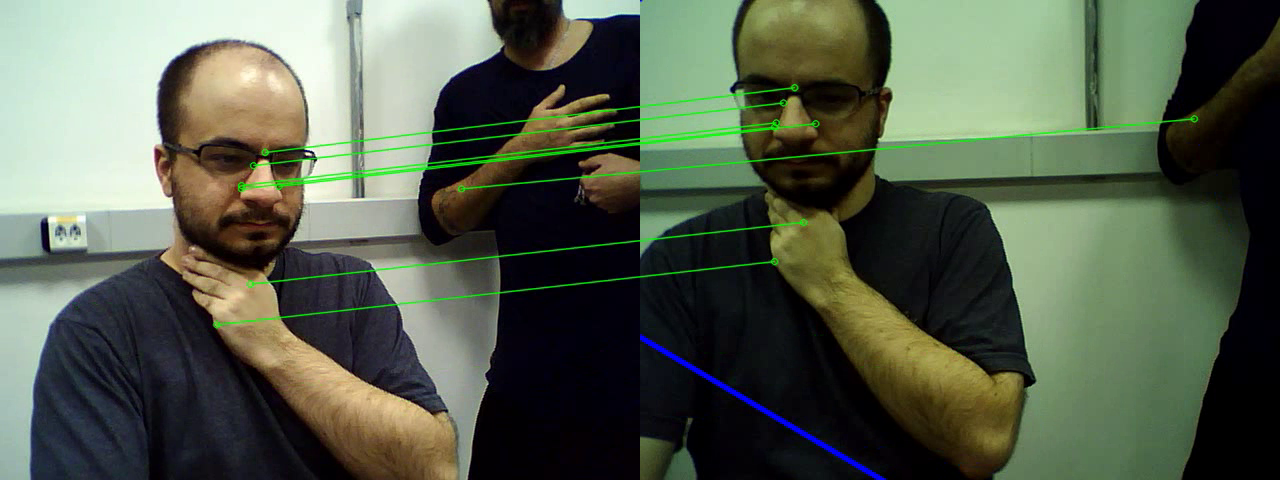
#> input picture frame 7 of lab3_mosaico/saida.avi, 1280 x 480 px, given in place of the camera
$ python lab3_video.py
#> lines starting #> are read from the running program, lines starting #| are printed output that depends on the picture
import numpy as np
import cv2 as cv2
from matplotlib import pyplot as plt

MIN_MATCH_COUNT = 10

cap = cv2.VideoCapture(0)
ca1 = cv2.VideoCapture(1)

# Get current width of frame
width = cap.get(cv2.CAP_PROP_FRAME_WIDTH)*2   # float
# Get current height of frame
height = cap.get(cv2.CAP_PROP_FRAME_HEIGHT) # float
# Define Video Frame Rate in fps
fps = 10.0

# Define the codec and create VideoWriter object
fourcc = cv2.VideoWriter_fourcc(*'XVID')
out = cv2.VideoWriter('saida_4.avi', fourcc, fps, (int(width),int(height*2)) )

if not cap.isOpened():
    print("Cannot open camera")
    exit()
if not ca1.isOpened():
    print("Cannot open camera")
    exit()

print('entrando no while')
while True:
    # Capture frame-by-frame
    ret, frame = cap.read()
#> frame is the input picture: shape (480, 1280, 3); mean B, G, R 77.2, 94.4, 85.7
    ret1, frame1 = ca1.read()
    # if frame is read correctly ret is True
    print('definições corretas')
    if not ret:
        print("Can't receive frame (stream end?). Exiting ...")
        break
    if not ret1:
        print("Can't receive frame (stream end?). Exiting ...")
        break
    print('pegou imagem')

    img1 = frame
    img2 = frame1

    if img1 is None or img2 is None:
        raise FileNotFoundError("Verifique se as imagens próprias foram salvas corretamente no diretório.")

	# Conversão para escala de cinza para os extratores de feições
    gray1 = cv2.cvtColor(img1, cv2.COLOR_BGR2GRAY)
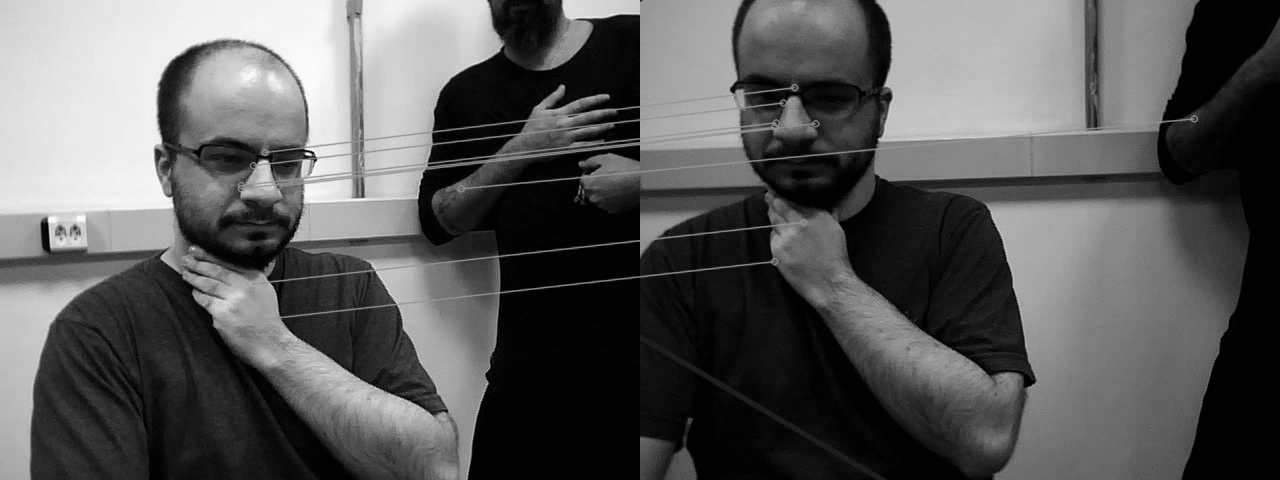
#> gray1: shape (480, 1280); min 0, max 255, mean 89.8
    gray2 = cv2.cvtColor(img2, cv2.COLOR_BGR2GRAY)

	# =====================================================================
	# PASSO 1: DETECÇÃO DE CARACTERÍSTICAS E CORRESPONDÊNCIA (MATCHING)
	# =====================================================================
	# Utilizaremos o SIFT (Scale-Invariant Feature Transform)
    sift = cv2.SIFT_create()

    kp1, des1 = sift.detectAndCompute(gray1, None)
#> kp1 = 1047 keypoints; strongest (x, y, size): (307, 154, 2.3), (44, 226, 6.7), (315, 160, 2), (177, 75, 24.1)
    kp2, des2 = sift.detectAndCompute(gray2, None)
#> kp2 has the same summary as kp1

	# Força bruta para encontrar os melhores matches usando a razão de Lowe
    bf = cv2.BFMatcher()
    matches_brutos = bf.knnMatch(des1, des2, k=2)
#> matches_brutos = 1047 matches

	# Aplicação do teste de razão de Lowe para filtrar matches muito ambíguos
    bons_matches = []
    for m, n in matches_brutos:
        if m.distance < 0.75 * n.distance:
            bons_matches.append(m)
#> after the loop, bons_matches = 1047 matches

	# Extração das coordenadas numéricas dos pontos correspondentes
    src_pts = np.float32([kp1[m.queryIdx].pt for m in bons_matches]).reshape(-1, 1, 2)
#> src_pts = 1047 rows, first 8: [36.1, 250.2], [44.38, 225.6], [45.85, 219.4], [46.31, 256.3], [47.14, 328.6], [51.13, 318.9], [51.57, 326.5], [52.13, 245.7]
    dst_pts = np.float32([kp2[m.trainIdx].pt for m in bons_matches]).reshape(-1, 1, 2)
#> dst_pts has the same summary as src_pts

    print(f"Total de pontos correspondentes validados pré-geometria: {len(bons_matches)}")
#| Total de pontos correspondentes validados pré-geometria: 1047

	# =====================================================================
	# PASSO 2: ALINHAMENTO 2D VIA MÍNIMOS QUADRADOS TRADICIONAIS (SEM RANSAC)
	# =====================================================================
	# O método clássico tenta ajustar todos os pontos de uma vez (method=0)
    H_ls, status_ls = cv2.findHomography(src_pts, dst_pts, method=0)
#> H_ls = [[1, -1.04e-15, 7.62e-13], [-2.89e-16, 1, 1.86e-13], [-1.21e-18, -1.12e-18, 1]]; status_ls = 1047 values from 1 to 1

    print("\n--- Matriz de Homografia via Mínimos Quadrados Clássicos ---")
    print(H_ls)
#| [[ 1.00000000e+00 -1.04368399e-15  7.62218616e-13]
#|  [-2.88618054e-16  1.00000000e+00  1.85790360e-13]
#|  [-1.21428684e-18 -1.11752533e-18  1.00000000e+00]]

	# =====================================================================
	# PASSO 3: MÍNIMOS QUADRADOS ROBUSTOS VIA RANSAC
	# =====================================================================
	# Definimos um limiar de reprojeção de 5 pixels para considerar um inlier
    reproj_threshold = 5.0
    H_ransac, mask_ransac = cv2.findHomography(src_pts, dst_pts, cv2.RANSAC, reproj_threshold)
#> H_ransac has the same summary as H_ls; mask_ransac = 1047 values from 1 to 1

    print("\n--- Matriz de Homografia via RANSAC ---")
    print(H_ransac)
#| [[ 1.00000000e+00 -1.04368399e-15  7.62218616e-13]
#|  [-2.88618054e-16  1.00000000e+00  1.85790360e-13]
#|  [-1.21428684e-18 -1.11752533e-18  1.00000000e+00]]

	# Contagem de Inliers e Outliers
    inliers_count = np.sum(mask_ransac)
#> inliers_count = 1047
    outliers_count = len(mask_ransac) - inliers_count
#> outliers_count = 0
    print(f"\nResultado RANSAC: {inliers_count} Inliers | {outliers_count} Outliers")
#| Resultado RANSAC: 1047 Inliers | 0.0 Outliers

	# Visualização das correspondências aceitas pelo RANSAC
    img_matches = cv2.drawMatches(img1, kp1, img2, kp2, bons_matches, None,
                                  matchColor=(0, 255, 0), singlePointColor=None,
                                    matchesMask=mask_ransac.ravel().tolist(), flags=2)
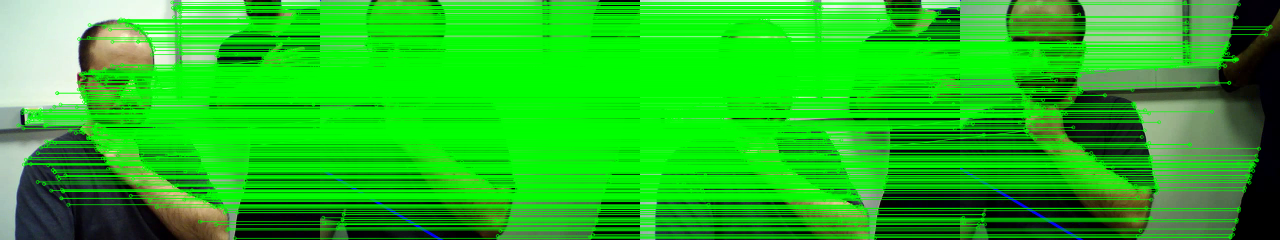
#> img_matches: shape (480, 2560, 3) (shown at 1/2 size); mean B, G, R 32.8, 187.2, 35.5

	#plt.figure(figsize=(12, 6))
	#plt.imshow(cv2.cvtColor(img_matches, cv2.COLOR_BGR2RGB))
	#plt.title("Correspondências (Inliers) Selecionadas pelo RANSAC")
	#plt.axis('off')
	#plt.show()

	# =====================================================================
	# PASSO 4: COSTURA DE IMAGENS (IMAGE STITCHING)
	# =====================================================================
	# Vamos rotacionar e projetar a Imagem 1 no plano da Imagem 2
    width = img1.shape[1] + img2.shape[1]
#> width = 2560
    height = max(img1.shape[0], img2.shape[0])
#> height = 480

	# Projeção usando Homografia por Mínimos Quadrados
    img1_warped_ls = cv2.warpPerspective(img1, H_ls, (width, height))
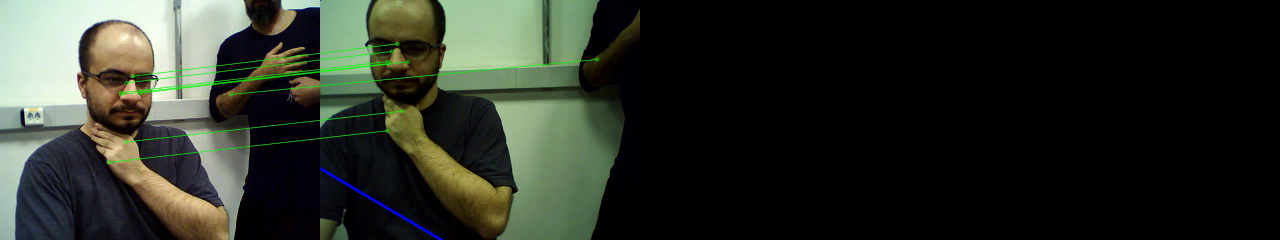
#> img1_warped_ls: shape (480, 2560, 3) (shown at 1/2 size); mean B, G, R 38.6, 47.2, 42.8

	# Projeção usando Homografia pelo RANSAC
    img1_warped_ransac = cv2.warpPerspective(img1, H_ransac, (width, height))

	# Criação do Mosaico (colando a imagem 2 por cima da zona de projeção)
    mosaico_ls = img1_warped_ls.copy()
    mosaico_ls[0:img2.shape[0], 0:img2.shape[1]] = img2

    mosaico_ransac = img1_warped_ransac.copy()
    mosaico_ransac[0:img2.shape[0], 0:img2.shape[1]] = img2

	# Exibição dos resultados comparativos
    fig, ax = plt.subplots(2, 1, figsize=(14, 10))
    frame_out = cv2.cvtColor(mosaico_ls, cv2.COLOR_BGR2RGB)
    frame_out1 = cv2.cvtColor(mosaico_ransac, cv2.COLOR_BGR2RGB)
	#ax[0].imshow(cv2.cvtColor(mosaico_ls, cv2.COLOR_BGR2RGB))
	#ax[0].set_title("Mosaico Final - Mínimos Quadrados Tradicionais (Pode falhar se houver outliers)")
	#ax[0].axis('off')

	#ax[1].imshow(cv2.cvtColor(mosaico_ransac, cv2.COLOR_BGR2RGB))
	#ax[1].set_title("Mosaico Final - RANSAC Robusto")
	#ax[1].axis('off')

    cv2.imshow('frame',cv2.vconcat([frame_out, frame_out1]))
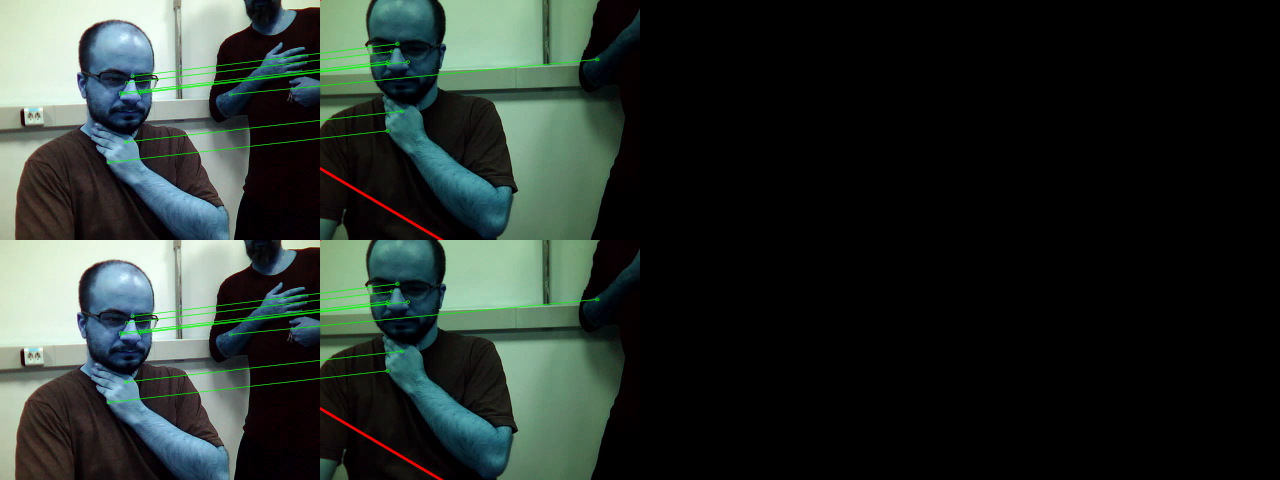
#> window 'frame': shape (960, 2560, 3) (shown at 1/2 size); mean B, G, R 42.8, 47.2, 38.6
    out.write(cv2.vconcat([frame_out, frame_out1]))

    if cv2.waitKey(1) == ord('q'):
#> (key q is pressed here)
        break

	#plt.tight_layout()
	#plt.show()

cap.release()
ca1.release()
cv2.destroyAllWindows()

$ run again, starting later in the video
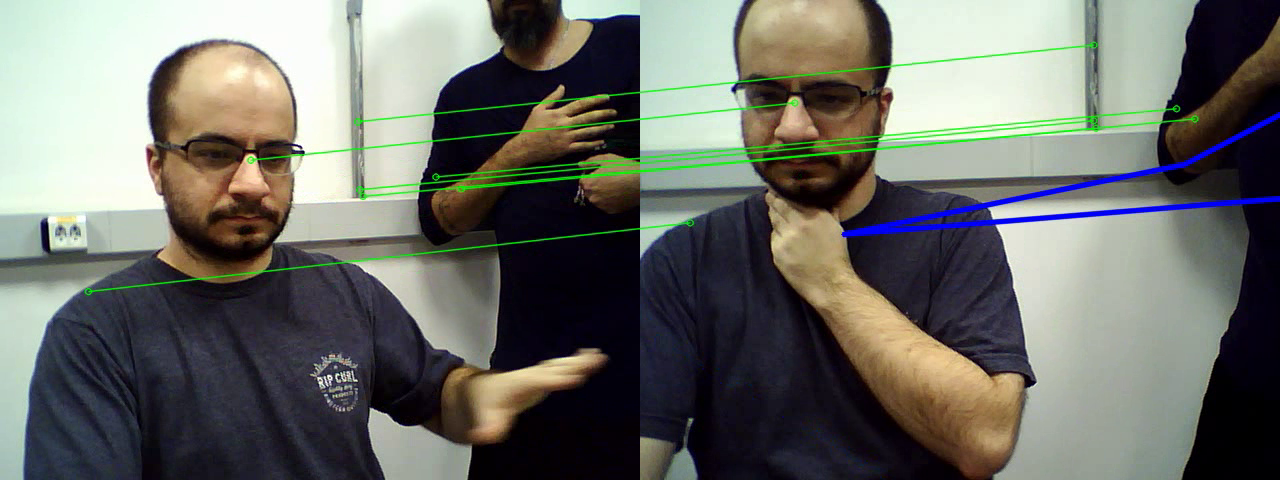
#> input picture frame 33 of lab3_mosaico/saida.avi, 1280 x 480 px, given in place of the camera
#> frame is the input picture: shape (480, 1280, 3); mean B, G, R 103.6, 109.8, 108.4
#> `gray1 = cv2.cvtColor(img1, cv2.COLOR_BGR2GRAY)`:
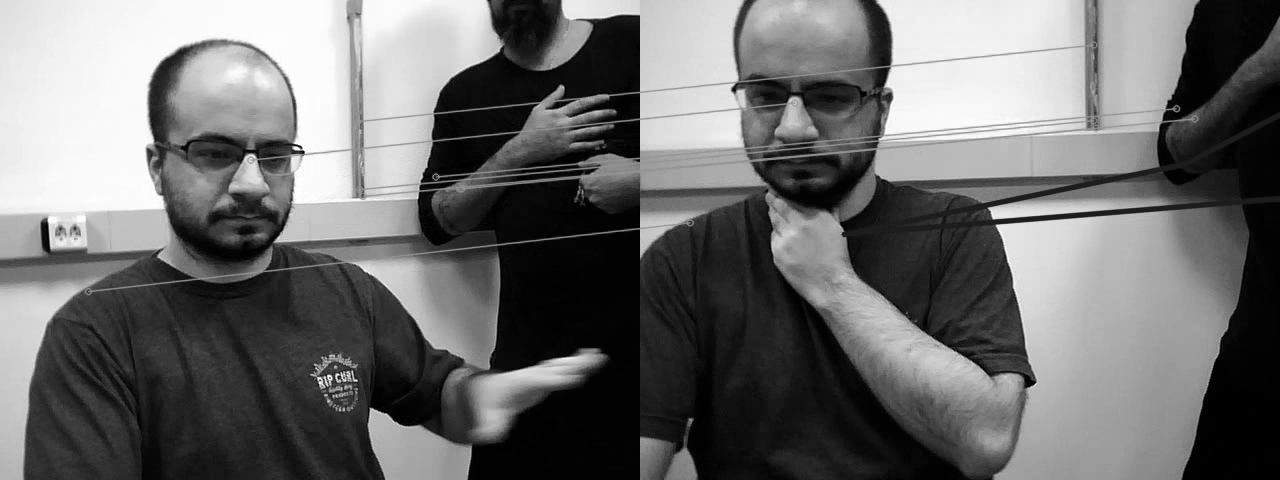
#> gray1: shape (480, 1280); min 0, max 255, mean 108.6
#> kp1 = 1174 keypoints; strongest (x, y, size): (300, 147, 2.1), (296, 148, 2.9), (302, 152, 2.8), (734, 89, 3.9)
#> kp2 has the same summary as kp1
#> matches_brutos = 1174 matches
#> src_pts = 1174 rows, first 8: [36.45, 250.4], [37.61, 306.7], [38.22, 361.4], [44.38, 225.8], [45.18, 253.1], [46.11, 219.1], [46.34, 255.9], [49.7, 221]
#> dst_pts has the same summary as src_pts
#| Total de pontos correspondentes validados pré-geometria: 1174
#> H_ls = [[1, 2.66e-15, -6.46e-13], [-1.53e-16, 1, -2.71e-13], [-9.13e-19, 3.88e-18, 1]]; status_ls = 1174 values from 1 to 1
#| [[ 1.00000000e+00  2.65743111e-15 -6.45822565e-13]
#|  [-1.53184317e-16  1.00000000e+00 -2.70962027e-13]
#|  [-9.13097122e-19  3.87803889e-18  1.00000000e+00]]
#> H_ransac has the same summary as H_ls
#| [[ 1.00000000e+00  2.65743111e-15 -6.45822565e-13]
#|  [-1.53184317e-16  1.00000000e+00 -2.70962027e-13]
#|  [-9.13097122e-19  3.87803889e-18  1.00000000e+00]]
#> inliers_count = 1174
#> outliers_count = 0
#| Resultado RANSAC: 1174 Inliers | 0.0 Outliers
#> `cv2.imshow('frame',cv2.vconcat([frame_out, frame_out1]))`:
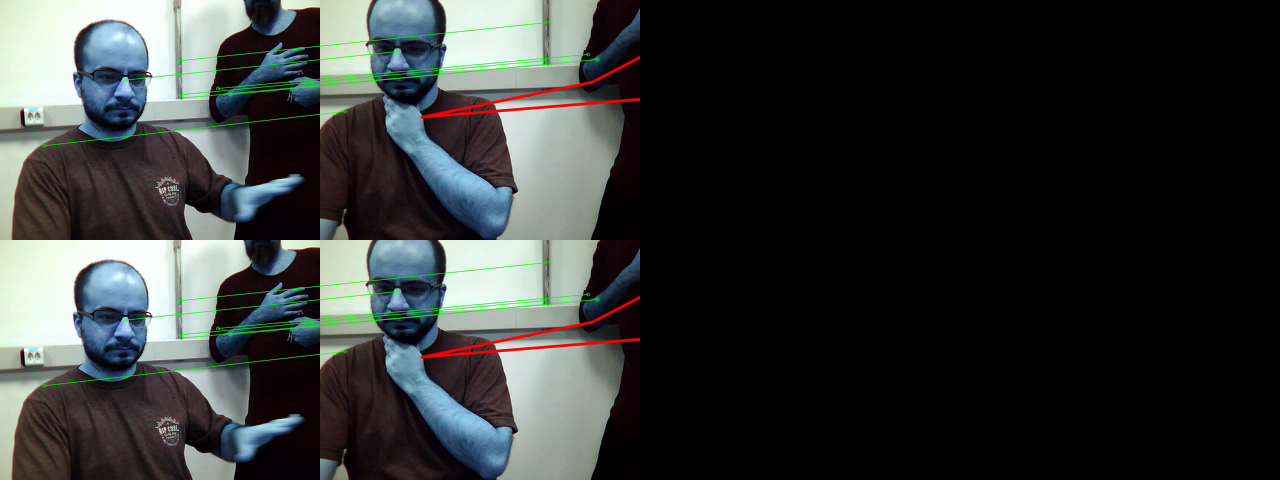
#> window 'frame': shape (960, 2560, 3) (shown at 1/2 size); mean B, G, R 54.2, 54.9, 51.8

$ run again, starting later in the video
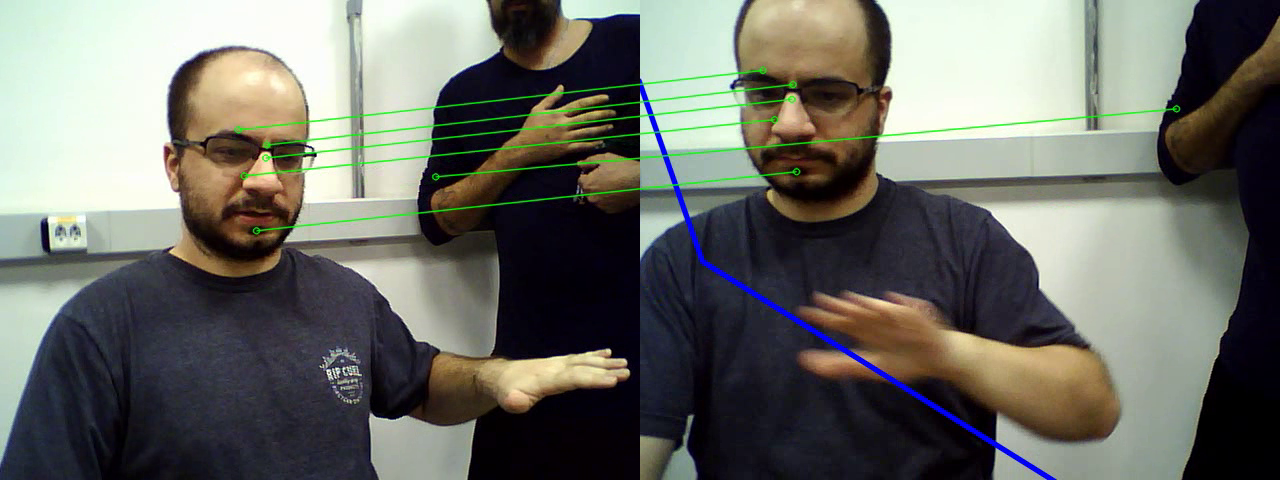
#> input picture frame 59 of lab3_mosaico/saida.avi, 1280 x 480 px, given in place of the camera
#> frame is the input picture: shape (480, 1280, 3); mean B, G, R 101.7, 108.5, 107.4
#> `gray1 = cv2.cvtColor(img1, cv2.COLOR_BGR2GRAY)`:
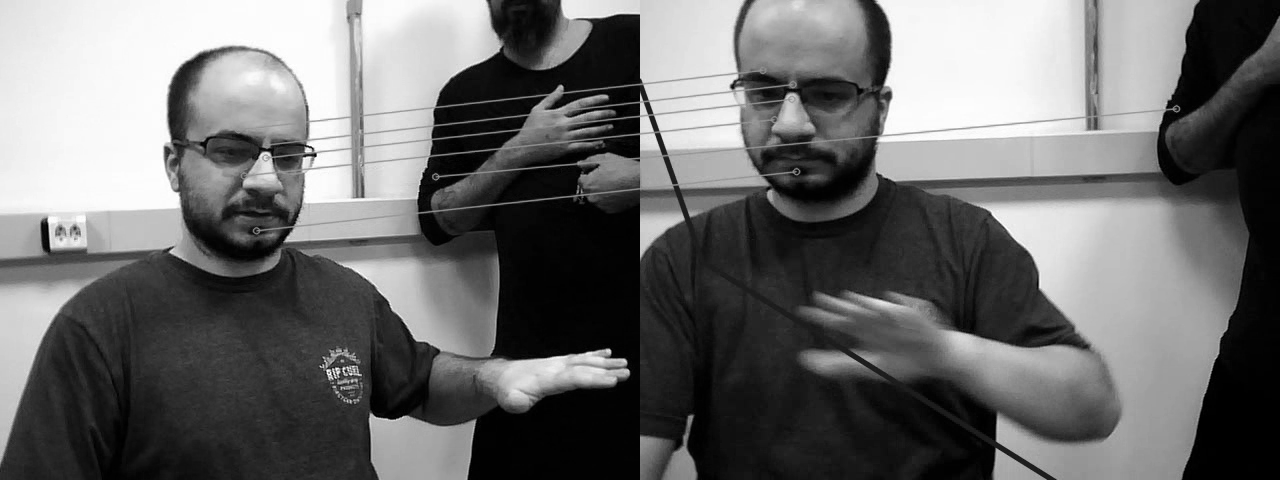
#> gray1: shape (480, 1280); min 0, max 255, mean 107.4
#> kp1 = 1101 keypoints; strongest (x, y, size): (315, 155, 2.8), (595, 368, 28.3), (522, 380, 33.2), (608, 351, 3.8)
#> kp2 has the same summary as kp1
#> matches_brutos = 1101 matches
#> src_pts = 1101 rows, first 8: [4.43, 458], [36.61, 250.6], [41.47, 249.2], [44.34, 226], [45.47, 253.5], [46.08, 255.7], [46.09, 219.2], [49.7, 221.1]
#> dst_pts has the same summary as src_pts
#| Total de pontos correspondentes validados pré-geometria: 1101
#> H_ls = [[1, 1.77e-15, 2.23e-13], [-2.9e-16, 1, -2.96e-15], [-1.57e-18, 2.59e-18, 1]]; status_ls = 1101 values from 1 to 1
#| [[ 1.00000000e+00  1.76966233e-15  2.23426439e-13]
#|  [-2.90333569e-16  1.00000000e+00 -2.96245857e-15]
#|  [-1.56578091e-18  2.59392904e-18  1.00000000e+00]]
#> H_ransac has the same summary as H_ls
#| [[ 1.00000000e+00  1.76966233e-15  2.23426439e-13]
#|  [-2.90333569e-16  1.00000000e+00 -2.96245857e-15]
#|  [-1.56578091e-18  2.59392904e-18  1.00000000e+00]]
#> inliers_count = 1101
#> outliers_count = 0
#| Resultado RANSAC: 1101 Inliers | 0.0 Outliers
#> `cv2.imshow('frame',cv2.vconcat([frame_out, frame_out1]))`:
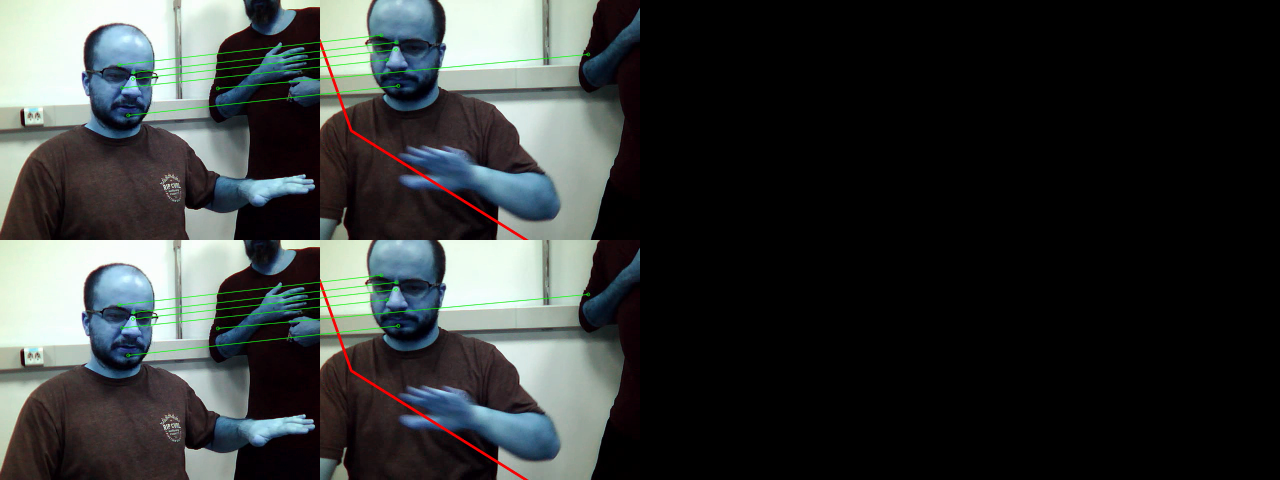
#> window 'frame': shape (960, 2560, 3) (shown at 1/2 size); mean B, G, R 53.7, 54.2, 50.9
